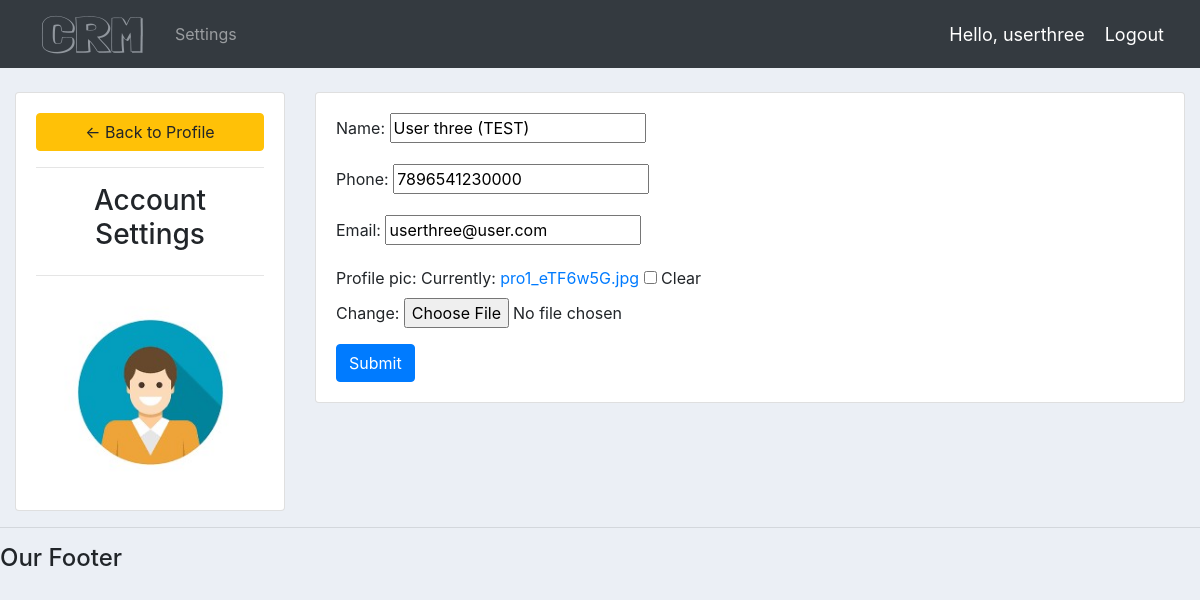
/account/ (signed in), run on the app's committed database.
### accounts/models.py (models this page shows, shortened)
class Customer(models.Model):
    user = models.OneToOneField(User, null=True, blank=True, on_delete=models.CASCADE)
    name = models.CharField(max_length=200, null=True)
    phone = models.CharField(max_length=200, null=True)
    email = models.CharField(max_length=200, null=True)
    profile_pic = models.ImageField(default="pro3.png", null=True, blank=True)
    date_created = models.DateTimeField(auto_now_add=True, null=True)

### accounts/decorators.py (the view)
        def wrapper_func(request, *args, **kwargs):
            group = None
            if request.user.groups.exists():
                group = request.user.groups.all()[0].name
            if group in allowed_roles:
                return view_func(request, *args, **kwargs)
            else:
                return HttpResponse('you are not authorized to view this page')

### accounts/forms.py
class CustomerForm(ModelForm):
    class Meta:
        model = Customer
        fields = ['name', 'phone', 'email', 'profile_pic']

### accounts/views.py (called while the page is built)
@login_required(login_url='login')
@allowed_users(allowed_roles=['customer'])
def accountSettings(request):
    customer = request.user.customer
    form = CustomerForm(instance=customer)
    if request.method == 'POST':
        form = CustomerForm(request.POST, request.FILES, instance=customer)
        if form.is_valid():
            form.save()
    context = {'form': form}
    return render(request, 'accounts/account_settings.html', context)

### accounts/templates/accounts/account_settings.html (shortened to what this page needs)
{% extends 'accounts/main.html' %}
{% load static %}
{% block content %}
<br>
<div class="row">
  <div class="col-md-3">
    <div class="card card-body">
      <a class="btn btn-warning" href="{% url 'home' %}">&#8592; Back to Profile</a>
      <hr>
      <h3 style="text-align:center">Account Settings</h3>
      <hr>
      <img class="profile-pic" src="{{ request.user.customer.profile_pic.url }}">
    </div>
  </div>
  <div class="col-md-9">
    <div class="card card-body">
      <form action="" method="POST" enctype="multipart/form-data">
        {{ form.as_p }}
        <input class="btn btn-primary" type="submit" name="Update Information">
      </form>
    </div>
  </div>
</div>
{% endblock %}

### accounts/templates/accounts/navbar.html (shortened to what this page needs)
<nav class="navbar navbar-expand-lg navbar-dark bg-dark">
  <img src="{% static 'images/logo.png' %}" alt="">
  <div class="collapse navbar-collapse" id="navbarNav">
    <ul class="navbar-nav">
      {% if request.user.is_staff %}
        <li class="nav-item active">
          <a class="nav-link" href="{% url 'home' %}">Dashboard</a>
        </li>
        <li class="nav-item">
          <a class="nav-link" href="{% url 'products' %}">Products</a>
        </li>
      {% else %}
        <li class="nav-item">
          <a class="nav-link" href="{% url 'account' %}">Settings</a>
        </li>
      {% endif %}
    </ul>
  </div>
  <span class="hello-msg">Hello, {{ request.user }}</span>
  <span><a class="hello-msg" href="{% url 'logout' %}">Logout</a></span>
</nav>

### static/css/main.css (style rules this page uses)
body { background-color: #ebeff5; }

### accounts/templates/accounts/navbar.html (style rules this page uses)
.hello-msg { font-size: 18px; color: #fff; margin-right: 20px }

### accounts/templates/accounts/account_settings.html (style rules this page uses)
.profile-pic { max-width: 200px; max-height: 200px; margin: 0 auto; border-radius: 50% }

### data on the page
Customer: name "User three (TEST)", phone "7896541230000", email "userthree@user.com"

### other printed values
{{ request.user }} "userthree"
